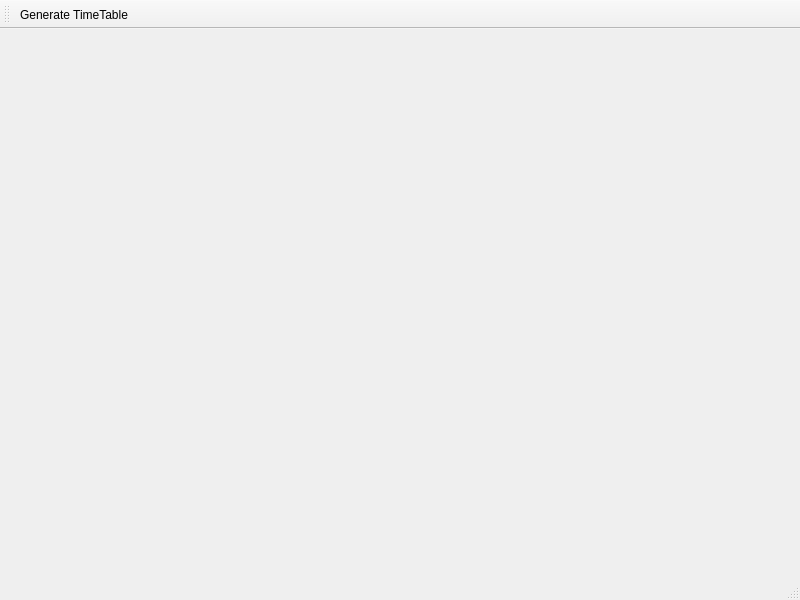
<?xml version="1.0" encoding="UTF-8"?>
<ui version="4.0">
 <class>MainWindow</class>
 <widget class="QMainWindow" name="MainWindow">
  <property name="geometry">
   <rect>
    <x>0</x>
    <y>0</y>
    <width>800</width>
    <height>600</height>
   </rect>
  </property>
  <property name="windowTitle">
   <string>MainWindow</string>
  </property>
  <widget class="QWidget" name="centralwidget"/>
  <widget class="QMenuBar" name="menubar">
   <property name="geometry">
    <rect>
     <x>0</x>
     <y>0</y>
     <width>800</width>
     <height>21</height>
    </rect>
   </property>
  </widget>
  <widget class="QStatusBar" name="statusbar"/>
  <widget class="QToolBar" name="optionsToolBar">
   <property name="windowTitle">
    <string>toolBar</string>
   </property>
   <attribute name="toolBarArea">
    <enum>TopToolBarArea</enum>
   </attribute>
   <attribute name="toolBarBreak">
    <bool>false</bool>
   </attribute>
   <addaction name="actionGenerate_TimeTable"/>
  </widget>
  <action name="actionGenerate_TimeTable">
   <property name="icon">
    <iconset resource="MainMenu.qrc">
     <normaloff>:/OptionsToolBarIcons/icons/generateTimeTable.svg</normaloff>:/OptionsToolBarIcons/icons/generateTimeTable.svg</iconset>
   </property>
   <property name="text">
    <string>Generate TimeTable</string>
   </property>
   <property name="toolTip">
    <string>Starts the Generation of Time Table</string>
   </property>
  </action>
 </widget>
 <resources>
  <include location="MainMenu.qrc"/>
 </resources>
 <connections/>
</ui>
